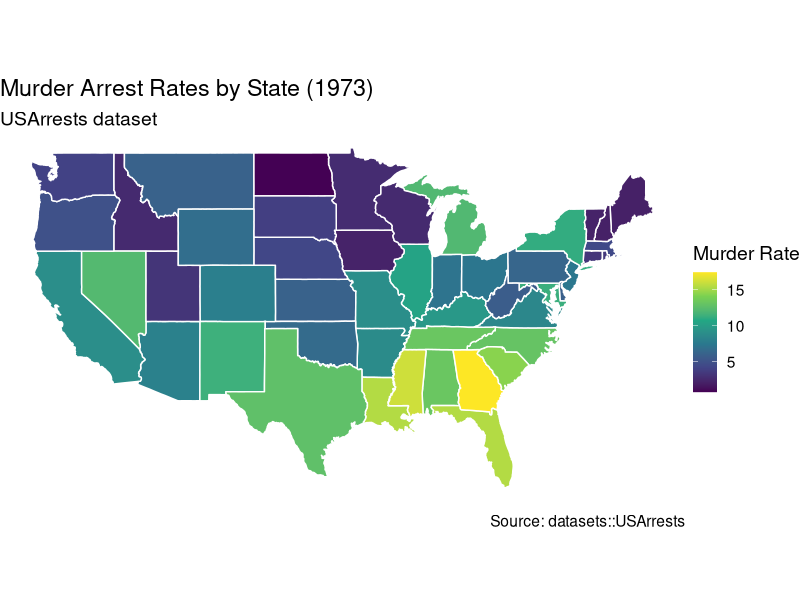

Generate this figure with R:
## ---- chunk 1
library(tidyverse)
library(ggplot2)
library(maps)
library(viridis)

states_map <- map_data("state")
arrests <- USArrests %>%
  rownames_to_column("region") %>%
  mutate(region = tolower(region))

map_df <- left_join(states_map, arrests, by = "region")

ggplot(map_df, aes(x = long, y = lat, group = group, fill = Murder)) +
  geom_polygon(color = "white") +
  scale_fill_viridis_c(name = "Murder Rate") +
  coord_fixed(1.3) +
  labs(
    title    = "Murder Arrest Rates by State (1973)",
    subtitle = "USArrests dataset",
    caption  = "Source: datasets::USArrests"
  ) +
  theme_void(base_size = 14)
